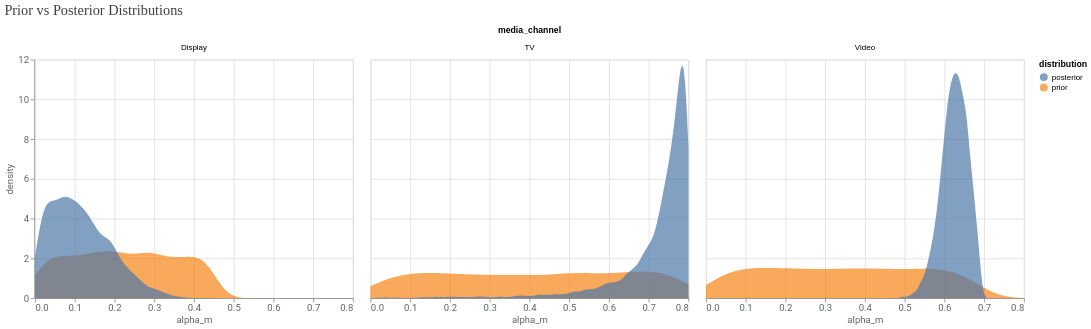
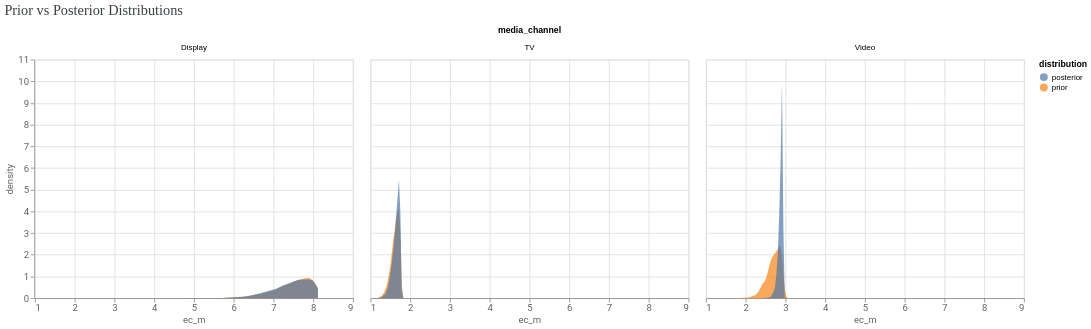
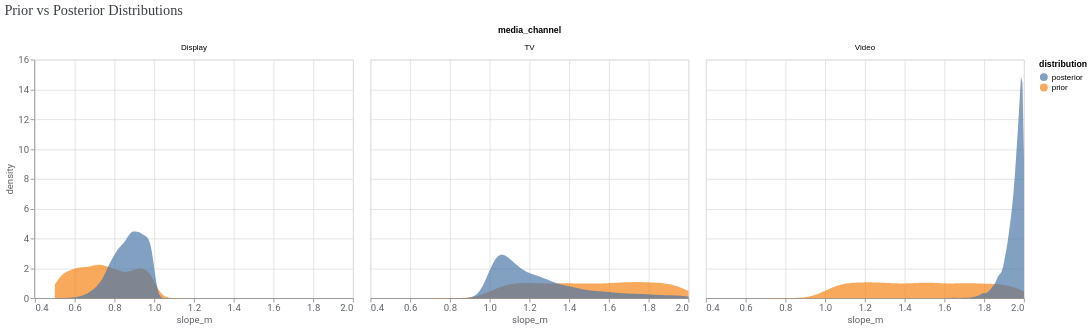
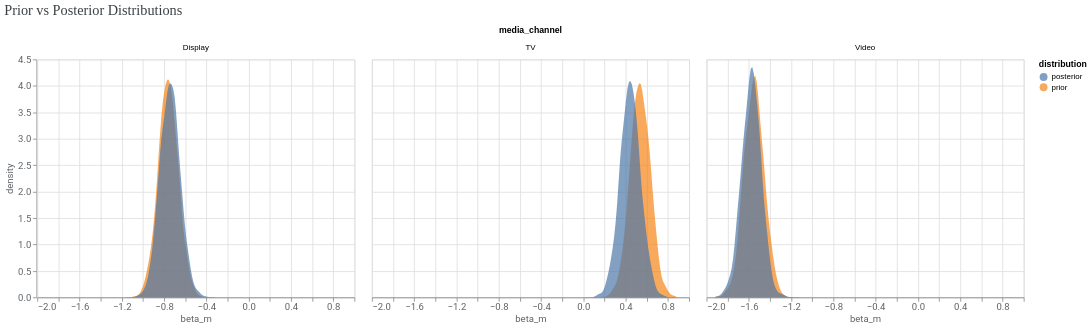

The cell these charts' notebook holds for them, in order:
### Code cell
model_diagnostics = visualizer.ModelDiagnostics(mmm)
display(model_diagnostics.plot_prior_and_posterior_distribution(parameter='alpha_m'))
display(model_diagnostics.plot_prior_and_posterior_distribution(parameter='ec_m'))
display(model_diagnostics.plot_prior_and_posterior_distribution(parameter='slope_m'))
display(model_diagnostics.plot_prior_and_posterior_distribution(parameter='beta_m'))
display(model_diagnostics.plot_prior_and_posterior_distribution(parameter='eta_m'))

### Figure 1 — Vega-Lite specification as saved in the notebook (floating-point values rounded to 4 significant figures; data arrays with more than 128 entries replaced by an {"elided": "..."} marker saying what was removed)
{"config": {"view": {"continuousWidth": 300, "continuousHeight": 300}, "axis": {"labelColor": "#5F6368", "labelFont": "Roboto", "labelFontSize": 12, "titleColor": "#5F6368", "titleFont": "Roboto", "titleFontSize": 12, "titleFontWeight": "normal"}}, "data": {"name": "data-6439e634619c602ee71b9c6cce976245"}, "facet": {"field": "media_channel", "type": "nominal"}, "spec": {"mark": {"type": "area", "opacity": 0.7}, "encoding": {"color": {"field": "distribution", "type": "nominal"}, "x": {"field": "alpha_m", "type": "quantitative"}, "y": {"field": "density", "stack": false, "type": "quantitative"}}, "transform": [{"density": "alpha_m", "groupby": ["media_channel", "distribution"], "as": ["alpha_m", "density"]}], "width": 400}, "columns": 3, "resolve": {"scale": {"x": "independent"}}, "title": {"text": "Prior vs Posterior Distributions", "anchor": "start", "color": "#3C4043", "font": "Google Sans Display", "fontSize": 18, "fontWeight": "normal", "offset": 10}, "$schema": "https://vega.github.io/schema/vega-lite/v5.20.1.json", "datasets": {"data-6439e634619c602ee71b9c6cce976245": {"elided": "18000 records"}}}

### Figure 2 — Vega-Lite specification as saved in the notebook (floating-point values rounded to 4 significant figures; data arrays with more than 128 entries replaced by an {"elided": "..."} marker saying what was removed)
{"config": {"view": {"continuousWidth": 300, "continuousHeight": 300}, "axis": {"labelColor": "#5F6368", "labelFont": "Roboto", "labelFontSize": 12, "titleColor": "#5F6368", "titleFont": "Roboto", "titleFontSize": 12, "titleFontWeight": "normal"}}, "data": {"name": "data-8848beb9dd0537b23d4f038642a22466"}, "facet": {"field": "media_channel", "type": "nominal"}, "spec": {"mark": {"type": "area", "opacity": 0.7}, "encoding": {"color": {"field": "distribution", "type": "nominal"}, "x": {"field": "ec_m", "type": "quantitative"}, "y": {"field": "density", "stack": false, "type": "quantitative"}}, "transform": [{"density": "ec_m", "groupby": ["media_channel", "distribution"], "as": ["ec_m", "density"]}], "width": 400}, "columns": 3, "resolve": {"scale": {"x": "independent"}}, "title": {"text": "Prior vs Posterior Distributions", "anchor": "start", "color": "#3C4043", "font": "Google Sans Display", "fontSize": 18, "fontWeight": "normal", "offset": 10}, "$schema": "https://vega.github.io/schema/vega-lite/v5.20.1.json", "datasets": {"data-8848beb9dd0537b23d4f038642a22466": {"elided": "18000 records"}}}

### Figure 3 — Vega-Lite specification as saved in the notebook (floating-point values rounded to 4 significant figures; data arrays with more than 128 entries replaced by an {"elided": "..."} marker saying what was removed)
{"config": {"view": {"continuousWidth": 300, "continuousHeight": 300}, "axis": {"labelColor": "#5F6368", "labelFont": "Roboto", "labelFontSize": 12, "titleColor": "#5F6368", "titleFont": "Roboto", "titleFontSize": 12, "titleFontWeight": "normal"}}, "data": {"name": "data-e81ec596462c6561c710a6acacd2fe4e"}, "facet": {"field": "media_channel", "type": "nominal"}, "spec": {"mark": {"type": "area", "opacity": 0.7}, "encoding": {"color": {"field": "distribution", "type": "nominal"}, "x": {"field": "slope_m", "type": "quantitative"}, "y": {"field": "density", "stack": false, "type": "quantitative"}}, "transform": [{"density": "slope_m", "groupby": ["media_channel", "distribution"], "as": ["slope_m", "density"]}], "width": 400}, "columns": 3, "resolve": {"scale": {"x": "independent"}}, "title": {"text": "Prior vs Posterior Distributions", "anchor": "start", "color": "#3C4043", "font": "Google Sans Display", "fontSize": 18, "fontWeight": "normal", "offset": 10}, "$schema": "https://vega.github.io/schema/vega-lite/v5.20.1.json", "datasets": {"data-e81ec596462c6561c710a6acacd2fe4e": {"elided": "18000 records"}}}

### Figure 4 — Vega-Lite specification as saved in the notebook (floating-point values rounded to 4 significant figures; data arrays with more than 128 entries replaced by an {"elided": "..."} marker saying what was removed)
{"config": {"view": {"continuousWidth": 300, "continuousHeight": 300}, "axis": {"labelColor": "#5F6368", "labelFont": "Roboto", "labelFontSize": 12, "titleColor": "#5F6368", "titleFont": "Roboto", "titleFontSize": 12, "titleFontWeight": "normal"}}, "data": {"name": "data-1299479e148fc3d969b4f111b684f508"}, "facet": {"field": "media_channel", "type": "nominal"}, "spec": {"mark": {"type": "area", "opacity": 0.7}, "encoding": {"color": {"field": "distribution", "type": "nominal"}, "x": {"field": "beta_m", "type": "quantitative"}, "y": {"field": "density", "stack": false, "type": "quantitative"}}, "transform": [{"density": "beta_m", "groupby": ["media_channel", "distribution"], "as": ["beta_m", "density"]}], "width": 400}, "columns": 3, "resolve": {"scale": {"x": "independent"}}, "title": {"text": "Prior vs Posterior Distributions", "anchor": "start", "color": "#3C4043", "font": "Google Sans Display", "fontSize": 18, "fontWeight": "normal", "offset": 10}, "$schema": "https://vega.github.io/schema/vega-lite/v5.20.1.json", "datasets": {"data-1299479e148fc3d969b4f111b684f508": {"elided": "18000 records"}}}
